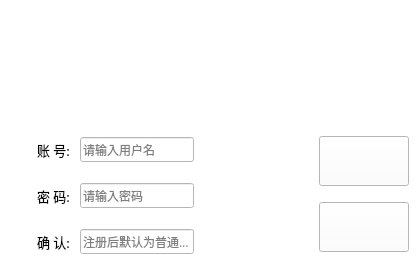
<?xml version="1.0" encoding="UTF-8"?>
<ui version="4.0">
 <class>RegiUserForm</class>
 <widget class="QWidget" name="RegiUserForm">
  <property name="windowModality">
   <enum>Qt::WindowModal</enum>
  </property>
  <property name="geometry">
   <rect>
    <x>0</x>
    <y>0</y>
    <width>420</width>
    <height>275</height>
   </rect>
  </property>
  <property name="minimumSize">
   <size>
    <width>420</width>
    <height>275</height>
   </size>
  </property>
  <property name="maximumSize">
   <size>
    <width>450</width>
    <height>280</height>
   </size>
  </property>
  <property name="acceptDrops">
   <bool>false</bool>
  </property>
  <property name="windowTitle">
   <string> 优视用户注册</string>
  </property>
  <property name="styleSheet">
   <string notr="true">background-color: rgb(255, 255, 255);</string>
  </property>
  <layout class="QHBoxLayout" name="horizontalLayout">
   <item>
    <layout class="QGridLayout" name="gridLayout">
     <item row="2" column="0">
      <spacer name="horizontalSpacer">
       <property name="orientation">
        <enum>Qt::Horizontal</enum>
       </property>
       <property name="sizeType">
        <enum>QSizePolicy::Minimum</enum>
       </property>
       <property name="sizeHint" stdset="0">
        <size>
         <width>20</width>
         <height>20</height>
        </size>
       </property>
      </spacer>
     </item>
     <item row="0" column="0" colspan="4">
      <widget class="QLabel" name="label_4">
       <property name="styleSheet">
        <string notr="true">image: url(:/res/windows/user.ico);</string>
       </property>
       <property name="text">
        <string/>
       </property>
      </widget>
     </item>
     <item row="2" column="3">
      <spacer name="horizontalSpacer_2">
       <property name="orientation">
        <enum>Qt::Horizontal</enum>
       </property>
       <property name="sizeHint" stdset="0">
        <size>
         <width>40</width>
         <height>20</height>
        </size>
       </property>
      </spacer>
     </item>
     <item row="3" column="1">
      <spacer name="verticalSpacer">
       <property name="orientation">
        <enum>Qt::Vertical</enum>
       </property>
       <property name="sizeType">
        <enum>QSizePolicy::Maximum</enum>
       </property>
       <property name="sizeHint" stdset="0">
        <size>
         <width>20</width>
         <height>15</height>
        </size>
       </property>
      </spacer>
     </item>
     <item row="6" column="2">
      <widget class="QLineEdit" name="m_password2Edit">
       <property name="minimumSize">
        <size>
         <width>0</width>
         <height>25</height>
        </size>
       </property>
       <property name="font">
        <font>
         <family>JetBrains Mono</family>
         <pointsize>9</pointsize>
        </font>
       </property>
       <property name="echoMode">
        <enum>QLineEdit::Password</enum>
       </property>
       <property name="placeholderText">
        <string>注册后默认为普通权限</string>
       </property>
      </widget>
     </item>
     <item row="7" column="2">
      <spacer name="verticalSpacer_3">
       <property name="orientation">
        <enum>Qt::Vertical</enum>
       </property>
       <property name="sizeType">
        <enum>QSizePolicy::Maximum</enum>
       </property>
       <property name="sizeHint" stdset="0">
        <size>
         <width>20</width>
         <height>10</height>
        </size>
       </property>
      </spacer>
     </item>
     <item row="6" column="1">
      <widget class="QLabel" name="m_password2Label">
       <property name="font">
        <font>
         <family>JetBrains Mono</family>
         <pointsize>10</pointsize>
        </font>
       </property>
       <property name="text">
        <string>确 认: </string>
       </property>
      </widget>
     </item>
     <item row="2" column="1">
      <widget class="QLabel" name="m_regiNameLabel">
       <property name="maximumSize">
        <size>
         <width>60</width>
         <height>16777215</height>
        </size>
       </property>
       <property name="font">
        <font>
         <family>JetBrains Mono</family>
         <pointsize>10</pointsize>
        </font>
       </property>
       <property name="text">
        <string>账 号: </string>
       </property>
      </widget>
     </item>
     <item row="2" column="2">
      <widget class="QLineEdit" name="m_nameEdit">
       <property name="minimumSize">
        <size>
         <width>0</width>
         <height>25</height>
        </size>
       </property>
       <property name="font">
        <font>
         <family>JetBrains Mono</family>
         <pointsize>9</pointsize>
        </font>
       </property>
       <property name="placeholderText">
        <string>请输入用户名</string>
       </property>
      </widget>
     </item>
     <item row="5" column="1">
      <spacer name="verticalSpacer_2">
       <property name="orientation">
        <enum>Qt::Vertical</enum>
       </property>
       <property name="sizeType">
        <enum>QSizePolicy::Maximum</enum>
       </property>
       <property name="sizeHint" stdset="0">
        <size>
         <width>20</width>
         <height>15</height>
        </size>
       </property>
      </spacer>
     </item>
     <item row="4" column="1">
      <widget class="QLabel" name="m_password1Label">
       <property name="font">
        <font>
         <family>JetBrains Mono</family>
         <pointsize>10</pointsize>
        </font>
       </property>
       <property name="text">
        <string>密 码: </string>
       </property>
      </widget>
     </item>
     <item row="4" column="2">
      <widget class="QLineEdit" name="m_password1Edit">
       <property name="minimumSize">
        <size>
         <width>0</width>
         <height>25</height>
        </size>
       </property>
       <property name="font">
        <font>
         <family>JetBrains Mono</family>
         <pointsize>9</pointsize>
        </font>
       </property>
       <property name="contextMenuPolicy">
        <enum>Qt::DefaultContextMenu</enum>
       </property>
       <property name="echoMode">
        <enum>QLineEdit::PasswordEchoOnEdit</enum>
       </property>
       <property name="placeholderText">
        <string>请输入密码</string>
       </property>
      </widget>
     </item>
     <item row="1" column="2">
      <spacer name="verticalSpacer_10">
       <property name="orientation">
        <enum>Qt::Vertical</enum>
       </property>
       <property name="sizeType">
        <enum>QSizePolicy::Maximum</enum>
       </property>
       <property name="sizeHint" stdset="0">
        <size>
         <width>20</width>
         <height>20</height>
        </size>
       </property>
      </spacer>
     </item>
    </layout>
   </item>
   <item>
    <layout class="QVBoxLayout" name="verticalLayout">
     <item>
      <spacer name="verticalSpacer_6">
       <property name="orientation">
        <enum>Qt::Vertical</enum>
       </property>
       <property name="sizeHint" stdset="0">
        <size>
         <width>20</width>
         <height>40</height>
        </size>
       </property>
      </spacer>
     </item>
     <item>
      <widget class="QPushButton" name="m_sureButton">
       <property name="minimumSize">
        <size>
         <width>90</width>
         <height>50</height>
        </size>
       </property>
       <property name="maximumSize">
        <size>
         <width>90</width>
         <height>50</height>
        </size>
       </property>
       <property name="cursor">
        <cursorShape>PointingHandCursor</cursorShape>
       </property>
       <property name="toolTip">
        <string>确定注册</string>
       </property>
       <property name="text">
        <string/>
       </property>
       <property name="icon">
        <iconset resource="../../../Resource.qrc">
         <normaloff>:/res/regi/add.ico</normaloff>:/res/regi/add.ico</iconset>
       </property>
       <property name="iconSize">
        <size>
         <width>90</width>
         <height>30</height>
        </size>
       </property>
      </widget>
     </item>
     <item>
      <spacer name="verticalSpacer_9">
       <property name="orientation">
        <enum>Qt::Vertical</enum>
       </property>
       <property name="sizeType">
        <enum>QSizePolicy::Maximum</enum>
       </property>
       <property name="sizeHint" stdset="0">
        <size>
         <width>20</width>
         <height>10</height>
        </size>
       </property>
      </spacer>
     </item>
     <item>
      <widget class="QPushButton" name="m_returnButton">
       <property name="minimumSize">
        <size>
         <width>90</width>
         <height>50</height>
        </size>
       </property>
       <property name="maximumSize">
        <size>
         <width>90</width>
         <height>50</height>
        </size>
       </property>
       <property name="cursor">
        <cursorShape>PointingHandCursor</cursorShape>
       </property>
       <property name="toolTip">
        <string>返回登录</string>
       </property>
       <property name="text">
        <string/>
       </property>
       <property name="icon">
        <iconset resource="../../../Resource.qrc">
         <normaloff>:/res/regi/return.ico</normaloff>:/res/regi/return.ico</iconset>
       </property>
       <property name="iconSize">
        <size>
         <width>90</width>
         <height>30</height>
        </size>
       </property>
      </widget>
     </item>
     <item>
      <spacer name="verticalSpacer_11">
       <property name="orientation">
        <enum>Qt::Vertical</enum>
       </property>
       <property name="sizeType">
        <enum>QSizePolicy::Maximum</enum>
       </property>
       <property name="sizeHint" stdset="0">
        <size>
         <width>20</width>
         <height>12</height>
        </size>
       </property>
      </spacer>
     </item>
    </layout>
   </item>
  </layout>
 </widget>
 <tabstops>
  <tabstop>m_nameEdit</tabstop>
  <tabstop>m_password1Edit</tabstop>
  <tabstop>m_password2Edit</tabstop>
  <tabstop>m_sureButton</tabstop>
  <tabstop>m_returnButton</tabstop>
 </tabstops>
 <resources>
  <include location="../../../Resource.qrc"/>
 </resources>
 <connections/>
</ui>
